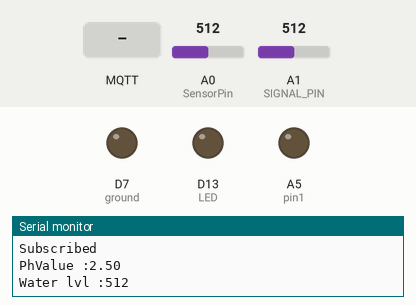
Recording of a sketch running on a simulated Arduino MKR. Shown: output pins drawn as LEDs (lit = HIGH), the last lines printed to the serial monitor. The test bench sets the inputs (shaded band); at power-on: A0 (SensorPin) = 512, A1 (SIGNAL_PIN) = 512. WiFi joins after 1.5 s; servers stay silent unless stated; no MQTT or app messages arrive unless stated.

Above: at 3.5 s.
3.6 s: MQTT message "on" arrives on the first subscribed topic
At 5.7 s:
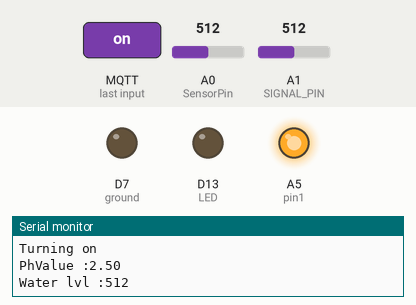
6.0 s: MQTT message "off" arrives on the first subscribed topic
At 7.5 s:
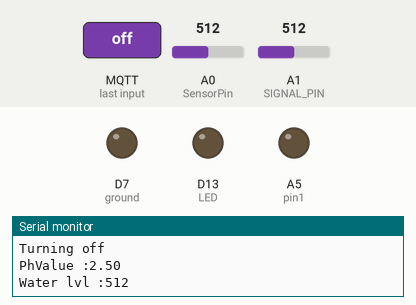
Timing chart, 0 to 9.0 s (numbered marks = the images above; inputs shaded):
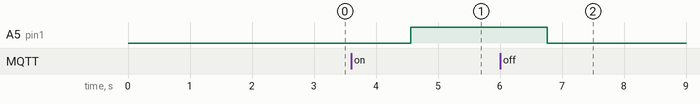

The sketch:

chlorine_ph_level_pump.ino
```cpp
#include <ArduinoHttpClient.h>
#include <ArduinoJson.h>
#include <WiFiNINA.h>
#include <ArduinoMqttClient.h>

WiFiClient wifiClient;
HttpClient httpClient = HttpClient(wifiClient, "192.168.1.179", 8080);
MqttClient mqttClient(wifiClient);

//Broker Information
String broker;
String username;
String password;
String port;

String topic_level;
String topic_pump;
String topic_ph;

const char* endpoints[] = {"chlorine_ph_000","chlorine_level_","chlorine_pump_0"};

#define SensorPin A0
#define LED 13
#define SIGNAL_PIN A1
#define pin1 20
#define ground 7
#define GND_PIN 2

//URL information
const char* global_URL = "http://192.168.1.179:8080/api/collections/global/records/r1en4aa61ndcg6y";
const char* nodePath = "/api/collections/topics/records/";

int samples = 10;
float adc_resolution = 1024.0;

float ph (float voltage) {
    return 7 + ((2.5 - voltage) / 0.18);
}

void setup() {
  Serial.begin(9600);

  Serial.println("Serial initialized");

  // Connect to Wi-Fi
  WiFi.begin("hydro", "hydrohydro");
  while (WiFi.status() != WL_CONNECTED) {
    delay(1000);
    Serial.println("Connecting to WiFi...");
  }
  Serial.println("Connected to WiFi");

  pinMode(pin1, OUTPUT);
  pinMode(ground, OUTPUT);
  digitalWrite(ground, LOW);
  pinMode(GND_PIN, OUTPUT);
  digitalWrite(GND_PIN, LOW);
  pinMode(LED,OUTPUT);

  getGlobal();
  getLevelInformation();
  getPumpInformation();
  getPhInformation();
  mqttConn();
}

void loop() {
  mqttClient.poll();
  mqttClient.poll();

  int measurings = 0;
  int value = analogRead(SIGNAL_PIN);

  for (int i = 0; i < samples; i++){
    measurings += analogRead(SensorPin);
    delay(10);
  }

  float voltage = 5 / adc_resolution * measurings/samples;

  mqttClient.beginMessage(topic_ph);
  mqttClient.print(voltage,2);
  mqttClient.endMessage();

  Serial.print("PhValue :" );
  Serial.print(voltage);
  Serial.println();

  mqttClient.beginMessage(topic_level);
  mqttClient.print(value,2);
  mqttClient.endMessage();

  Serial.print("Water lvl :" );
  Serial.print(value);
  Serial.println();

  delay(1000);
}

void mqttConn(){
  uint16_t converted_port = static_cast<uint16_t>(port.toInt());
  IPAddress ip = IPAddress();
  ip.fromString(broker);

  mqttClient.connect(ip, converted_port);
  mqttClient.setUsernamePassword(username, password);
  mqttClient.onMessage(onMqttMessage);
  mqttClient.setId("arduino-client-chlorine-ph-level-pump");

  Serial.println("Subscribing to topic...");
  mqttClient.subscribe(topic_pump);
  Serial.println("Subscribed");
}

void getGlobal(){

  httpClient.beginRequest();
  httpClient.get("/api/collections/global/records/r1en4aa61ndcg6y");

  httpClient.sendHeader("Content-Type", "application/json; charset=UTF-8");
  httpClient.endRequest();

  // Check the response status
  int status = httpClient.responseStatusCode();
  Serial.print("Response status code: ");
  Serial.println(status);

  // Read the response body
  String responseBody = httpClient.responseBody();
  Serial.print("Response body: ");
  Serial.println(responseBody);

  StaticJsonDocument<512> doc;
  DeserializationError error = deserializeJson(doc, responseBody);
  // Parse the response JSON
  StaticJsonDocument<1024> doc_broker;
  StaticJsonDocument<1024> doc_user;
  StaticJsonDocument<1024> doc_pass;
  StaticJsonDocument<1024> doc_port;

  deserializeJson(doc_broker, responseBody);
  deserializeJson(doc_user, responseBody);
  deserializeJson(doc_pass, responseBody);
  deserializeJson(doc_port, responseBody);

  if (error) {
    Serial.print("Error parsing JSON: ");
    Serial.println(error.c_str());
    return;
  }

  // Access the JSON data
  const char* data ;
  data = doc_broker["broker"];
  broker = String(data);

  data = doc_user["username"];
  username = String(data);

  data = doc_pass["password"];
  password = String(data);

  data = doc_port["port"];
  port = String(data);

  Serial.println("=======JSON DATA=========");
  Serial.print("broker: ");
  Serial.println(broker);
  Serial.print("username: ");
  Serial.println(username);
  Serial.print("password: ");
  Serial.println(password);
  Serial.print("port: ");
  Serial.println(port);
  Serial.println("=========================");

}

void getLevelInformation(){

  char fullURL[87];

  strcpy(fullURL, nodePath);
  strcat(fullURL, endpoints[1]);

  httpClient.beginRequest();
  httpClient.get(fullURL);
  httpClient.sendHeader("Content-Type", "application/json");
  httpClient.endRequest();

  // Check the response status
  int status = httpClient.responseStatusCode();
  Serial.print("Response status code: ");
  Serial.println(status);

  // Read the response body
  String responseBody = httpClient.responseBody();

  StaticJsonDocument<512> doc_error_level;
  DeserializationError error = deserializeJson(doc_error_level, responseBody);

  StaticJsonDocument<1024> doc_level;
  deserializeJson(doc_level, responseBody);

  if (error) {
    Serial.print("Error parsing JSON: ");
    Serial.println(error.c_str());
    return;
  }

  // Access the JSON data
  const char* data ;
  data = doc_level["topic"];
  topic_level = String(data);

  Serial.println("=======JSON DATA=========");
  Serial.print("Water level topic: ");
  Serial.println(topic_level);
  Serial.println("=========================");
}

void getPumpInformation(){


  char fullURL[87];

  strcpy(fullURL, nodePath);
  strcat(fullURL, endpoints[2]);

  httpClient.beginRequest();
  httpClient.get(fullURL);
  httpClient.sendHeader("Content-Type", "application/json");
  httpClient.endRequest();

  // Check the response status
  int status = httpClient.responseStatusCode();
  Serial.print("Response status code: ");
  Serial.println(status);

  // Read the response body
  String responseBody = httpClient.responseBody();

  StaticJsonDocument<512> doc_error_pump;
  DeserializationError error = deserializeJson(doc_error_pump, responseBody);

  StaticJsonDocument<1024> doc_pump;
  deserializeJson(doc_pump, responseBody);

  if (error) {
    Serial.print("Error parsing JSON: ");
    Serial.println(error.c_str());
    return;
  }

  // Access the JSON data
  const char* data ;
  data = doc_pump["topic"];
  topic_pump = String(data);

  Serial.println("=======JSON DATA=========");
  Serial.print("Pump topic: ");
  Serial.println(topic_pump);
  Serial.println("=========================");
}

void getPhInformation(){


  char fullURL[87];

  strcpy(fullURL, nodePath);
  strcat(fullURL, endpoints[0]);

  httpClient.beginRequest();
  httpClient.get(fullURL);
  httpClient.sendHeader("Content-Type", "application/json");
  httpClient.endRequest();

  // Check the response status
  int status = httpClient.responseStatusCode();
  Serial.print("Response status code: ");
  Serial.println(status);

  // Read the response body
  String responseBody = httpClient.responseBody();

  StaticJsonDocument<512> doc_error_ph;
  DeserializationError error = deserializeJson(doc_error_ph, responseBody);

  StaticJsonDocument<1024> doc_ph;
  deserializeJson(doc_ph, responseBody);

  if (error) {
    Serial.print("Error parsing JSON: ");
    Serial.println(error.c_str());
    return;
  }

  // Access the JSON data
  const char* data ;
  data = doc_ph["topic"];
  topic_ph = String(data);

  Serial.println("=======JSON DATA=========");
  Serial.print("ph level topic: ");
  Serial.println(topic_ph);
  Serial.println("=========================");
}

void onMqttMessage(int messageSize){
  const char* message = mqttClient.messageTopic().c_str();

  Serial.println("--------------------------");
  Serial.print("Received a message with topic '");
  Serial.println(message);

  char messageArr[messageSize + 1] ;
  int count = 0;
  while (mqttClient.available()) {
    char letter = mqttClient.read();
    messageArr[count] = letter;
    count++;
  }
  messageArr[count] = '\0';
  Serial.print("Message: ");
  Serial.println(messageArr);
  Serial.println("--------------------------");

  Serial.println(message); Serial.println(topic_pump.c_str());

  if(strcmp(message, topic_pump.c_str()) == 0){

    if (strcmp(messageArr,"off") == 0) {
      Serial.println("Turning off");
      digitalWrite(pin1, LOW);
    }
    if (strcmp(messageArr,"on") == 0) {
      Serial.println("Turning on");
      digitalWrite(pin1, HIGH);
    }
  }
}
```

Measured:
- after the input at 3.6 s, A5 (pin1): LOW → HIGH after 0.96 s
- after the input at 6.0 s, A5 (pin1): HIGH → LOW after 0.76 s
